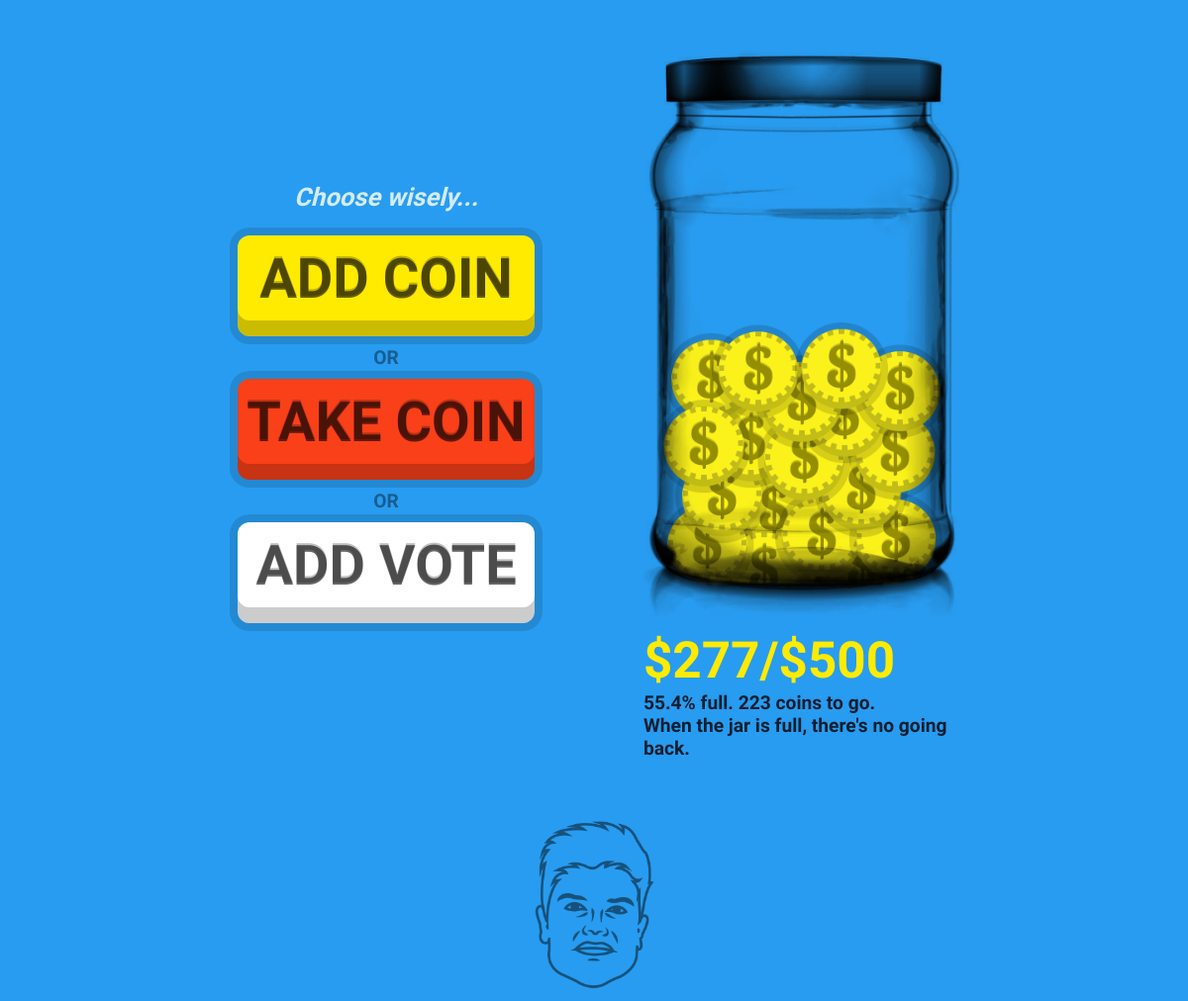
The page /jar on the database as committed earlier.
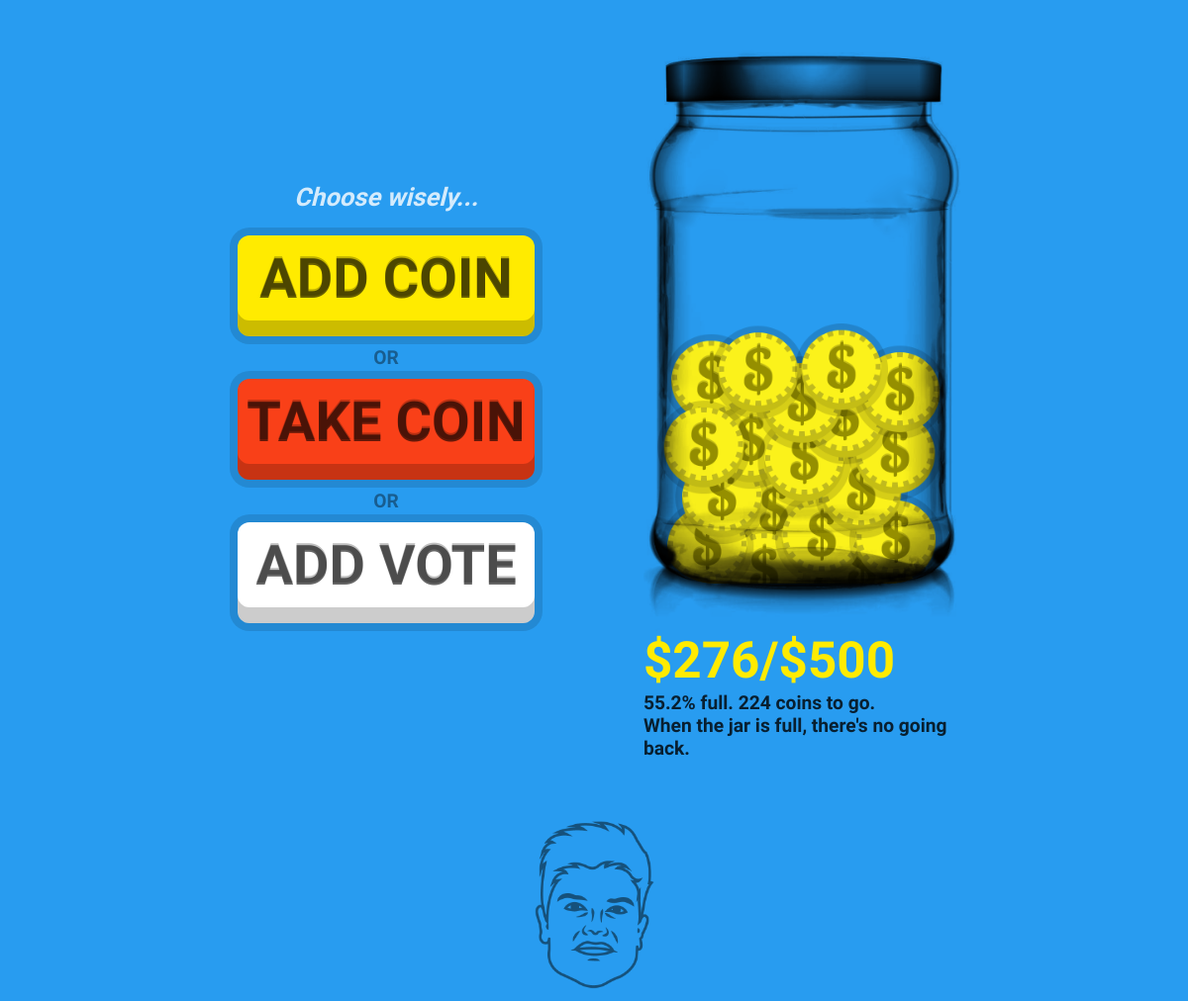
The same page on the database as committed later.
### tables this page shows
CREATE TABLE jars (
id INTEGER PRIMARY KEY,
coins INTEGER,
capacity INTEGER,
is_frozen BOOLEAN DEFAULT false,
votes INTEGER
);

### run.py (the view)
@app.route('/jar')
def jar():
    db = sqlite3.connect(DBFILE)
    cur = db.execute('SELECT * FROM jars WHERE id=1')
    stats = cur.fetchone()
    cur = db.execute('SELECT * FROM modifiers WHERE id=1')
    votes = cur.fetchone()
    return(render_template(
        'jar.html',
        coins=stats[1],
        capacity=stats[2],
        percent=round((stats[1]/stats[2]) * 100, 2),
        votes=votes,
        error=check_status() # Check if user has visited before, if so send that to template
    ))

### run.py (called while the page is built)
def check_ip():
    db = sqlite3.connect(DBFILE)
    user_ip = request.remote_addr
    cur = db.execute('SELECT count(*) FROM voters WHERE ip_address=?', (user_ip,)) # Check if user's ip is in database
    user_check = cur.fetchone()[0] # State of query
    db.close()
    return user_check

def check_frozen():
    db = sqlite3.connect(DBFILE)
    cur = db.execute('SELECT is_frozen FROM jars WHERE id=1') # Check if jar is frozen
    frozen_check = cur.fetchone()[0] # State of query
    db.close()
    return frozen_check

def check_full():
    db = sqlite3.connect(DBFILE)
    cur = db.execute('SELECT coins FROM jars WHERE id=1') # Get jar balance
    coins = cur.fetchone()[0] # State of query
    cur = db.execute('SELECT capacity FROM jars WHERE id=1') # Get jar balance
    capacity = cur.fetchone()[0] # State of query
    db.close()
    return (coins >= capacity)

def check_status():
    if (check_full()): return "full"
    if (check_frozen()): return "frozen"
    if (check_ip()): return "voted"
    return ""

### templates/jar.html (shortened to what this page needs)
{% extends 'base.html' %}
{% block content %}
	<div class="wrapper wrapper-jar">
		<div class="column col-buttons">
			{% if not error %}
			<span class="precaution">Choose wisely...</span>
			<form class="form-btns" action="{{ url_for('confirm') }}" method="POST">
				<input type="submit" name="action" class="btn" value="add coin">
				<div class="btn-divider">OR</div>
				<input type="submit" name="action" class="btn btn-take" value="take coin">
				<div class="btn-divider">OR</div>
			</form>
			<button class="btn btn-vote">add vote</button>
			{% elif error=="voted" %}
			<p class="error">Sorry, you have already made your decision. Either that, or someone else on your network has.</p>
			{% elif error=="frozen" %}
			<p class="error">The jar is currently frozen shut. It will take 24 hours to thaw.</p>
			{% elif error=="full" %}
			<p class="error">The jar is full.</p>
			{% endif %}
		</div>
		<div class="column col-jar">
			<div class="jar">
				<div class="image"></div>
			</div>
			<div class="stats">
				<div class="main">${{ coins }}/${{ capacity }}</div>
				<div class="sub"><strong>{{ percent }}&percnt; full. {{ capacity-coins }} coins to go. </strong><br />When the jar is full, there's no going back.</div>
			</div>
		</div>
	</div>
{% endblock %}

### templates/base.html (shortened to what this page needs)
<!DOCTYPE html>
<html lang="en">
<head>
	<link rel="stylesheet" href="{{ url_for('static', filename='style.css') }}" />
</head>
<body>
	{% block content %}{% endblock %}
	<div class="face"></div>
</body>
</html>

### static/style.css (style rules this page uses)
:root { --blue: #289CF0; --yellow: #FFEB00; --red: #F94018; --grey: rgba(10, 40, 61, 0.888); }
* { margin: 0; padding: 0; box-sizing: border-box; }
body { font-family: 'Cairo', sans-serif; background: var(--blue); }
.wrapper { margin: 0 auto; max-width: 380px; text-align: center; }
.column { display: inline-block; width: 320px; vertical-align: middle; margin: 20px 0; }
.col-jar { text-align: left; background: var(--blue); }
.precaution { color: rgba(255, 255, 255, 0.8); font-weight: 600; font-size: 1.6em; line-height: 2em; font-style: italic; }
.btn-divider { color: rgba(0, 0, 0, 0.4); font-weight: 700; font-size: 1.2em; line-height: 1em; }
.btn { box-sizing: content-box; width: 300px; height: 84px; margin: 12px 0; padding: 2px 0 16px 0; border-radius: 12px; border: none; background: var(--yellow); box-shadow: inset 0px -16px 0px rgba(0, 0, 0, 0.2), 0px 0px 0px 8px rgba(0, 0, 0, 0.12); text-transform: uppercase; font-family: inherit; font-weight: 700; font-size: 3.5em; line-height: 0em; color: rgba(0, 0, 0, 0.6); text-shadow: 0px -2px 0px rgba(0, 0, 0, 0.25); transition: box-shadow .1s, padding .1s, margin .1s; }
.btn-take { background: var(--red); }
.btn-vote { background: white; }
.jar { position: relative; height: 476px; margin-bottom: 118px; }
.jar .image { position: absolute; background: url(jar.png); background-size: 100%; mix-blend-mode: multiply; left: 0; right: 0; top: 0; bottom: 0; margin-bottom: -118px; }
.stats .main { font-weight: 700; font-size: 3.2em; line-height: 1em; color: var(--yellow); }
.stats .sub { color: rgba(0, 0, 0, 0.8); font-weight: 600; font-size: 1.2em; line-height: 1.2em; margin-top: 6px; }
.face { right: 0; bottom: 10px; background: url("face.png") no-repeat; background-size: 100%; width: 176px; height: 176px; margin: 10px auto; opacity: 0.5; transition: all .1s ease; }
@media only screen and (min-width: 800px) { .wrapper-jar { max-width: 100%; } }
@media only screen and (min-width: 800px) { .column { margin: 4%; } }

Rows that differ between the two databases and show on the page:
changed jars: coins "277" → "276"; capacity-coins "223" → "224"
Other text that changed with them:
{{ percent }}: "55.4" → "55.2"
